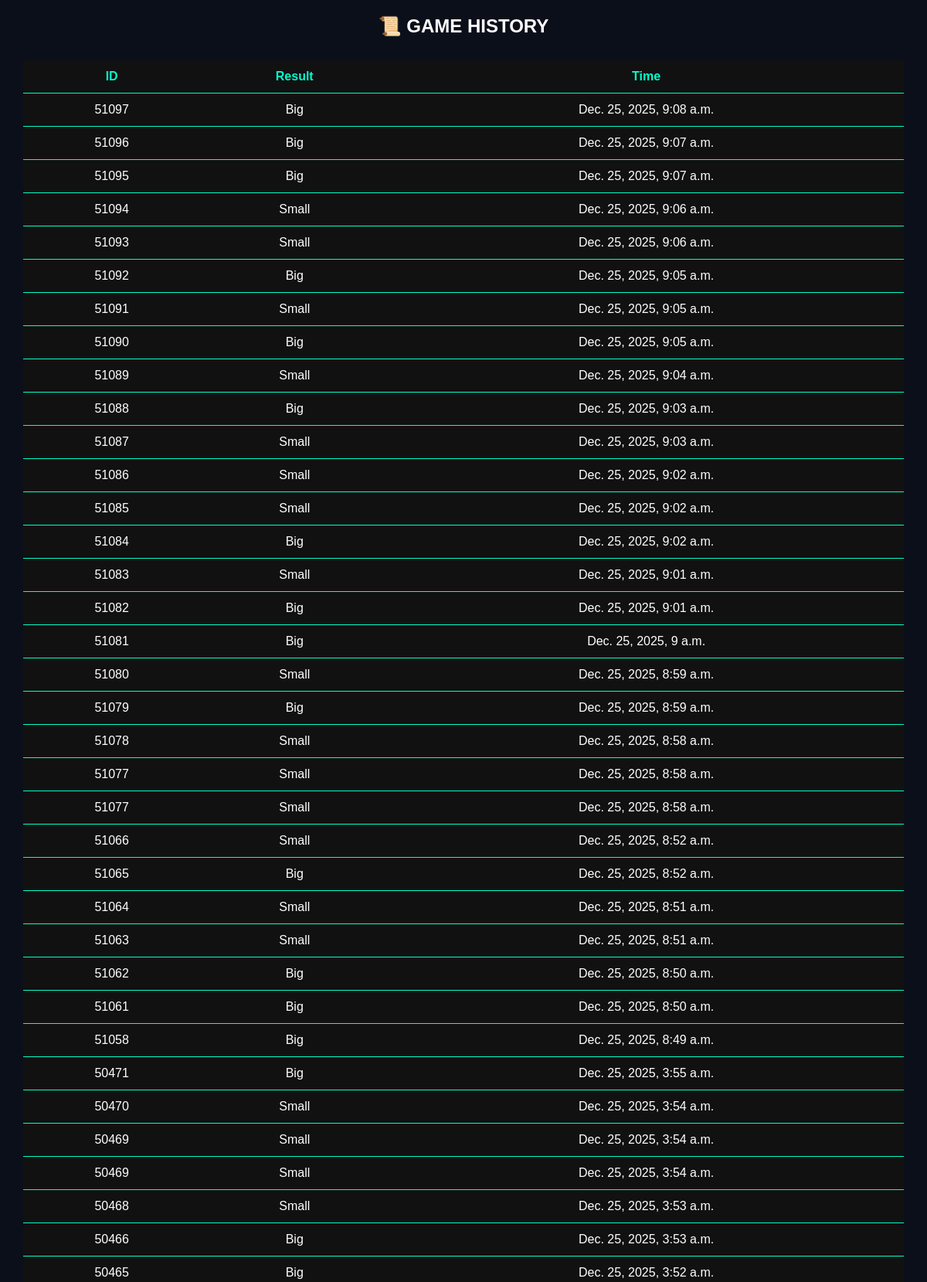
Page /history/ (signed in, upper part) on the committed database.
### game/models.py (models this page shows, shortened)
class GameHistory(models.Model):
    user = models.ForeignKey(User, on_delete=models.CASCADE)
    game_id = models.CharField(max_length=5)
    result = models.CharField(max_length=5)
    created_at = models.DateTimeField(auto_now_add=True)

### game/views.py (the view)
# urls.py: path("history/", views.history_page, name="history"),
def history_page(request):
    if "user_id" not in request.session:
        return redirect("login")
    user = User.objects.get(id=request.session["user_id"])
    history = GameHistory.objects.filter(user=user).order_by("-created_at")
    return render(request, "history.html", {"history": history})

### templates/history.html (shortened to what this page needs)
<!DOCTYPE html>
<html>
<head>
</head>
<body>
<h2>📜 GAME HISTORY</h2>
<div class="table-box">
<table>
  <tr>
    <th>ID</th>
    <th>Result</th>
    <th>Time</th>
  </tr>
  {% for h in history %}
  <tr>
    <td>{{ h.game_id }}</td>
    <td>{{ h.result }}</td>
    <td>{{ h.created_at }}</td>
  </tr>
  {% empty %}
  <tr><td colspan="3">No history yet</td></tr>
  {% endfor %}
</table>
</div>
</body>
</html>

### templates/history.html (style rules this page uses)
body { background:#0b0f1a; color:white; font-family:Arial; margin:0; text-align:center; }
.table-box { width: 95%; margin: 30px auto; overflow-x: auto; }
table { width: 100%; min-width: 400px; border-collapse: collapse; background:#111; box-shadow:0 0 20px #00ffcc; }
th, td { padding: 12px; border-bottom: 1px solid #00ffcc; }
th { color:#00ffcc; }

### rows in the picture
GameHistory: game_id "51097", result "Big", created_at "Dec. 25, 2025, 9:08 a.m."
GameHistory: game_id "51096", result "Big", created_at "Dec. 25, 2025, 9:07 a.m."
GameHistory: game_id "51095", result "Big", created_at "Dec. 25, 2025, 9:07 a.m."
GameHistory: game_id "51094", result "Small", created_at "Dec. 25, 2025, 9:06 a.m."
GameHistory: game_id "51093", result "Small", created_at "Dec. 25, 2025, 9:06 a.m."
GameHistory: game_id "51092", result "Big", created_at "Dec. 25, 2025, 9:05 a.m."
GameHistory: game_id "51091", result "Small", created_at "Dec. 25, 2025, 9:05 a.m."
GameHistory: game_id "51090", result "Big", created_at "Dec. 25, 2025, 9:05 a.m."
GameHistory: game_id "51089", result "Small", created_at "Dec. 25, 2025, 9:04 a.m."
GameHistory: game_id "51088", result "Big", created_at "Dec. 25, 2025, 9:03 a.m."
GameHistory: game_id "51087", result "Small", created_at "Dec. 25, 2025, 9:03 a.m."
GameHistory: game_id "51086", result "Small", created_at "Dec. 25, 2025, 9:02 a.m."
GameHistory: game_id "51085", result "Small", created_at "Dec. 25, 2025, 9:02 a.m."
GameHistory: game_id "51084", result "Big", created_at "Dec. 25, 2025, 9:02 a.m."
GameHistory: game_id "51083", result "Small", created_at "Dec. 25, 2025, 9:01 a.m."
GameHistory: game_id "51082", result "Big", created_at "Dec. 25, 2025, 9:01 a.m."
GameHistory: game_id "51081", result "Big", created_at "Dec. 25, 2025, 9 a.m."
GameHistory: game_id "51080", result "Small", created_at "Dec. 25, 2025, 8:59 a.m."
GameHistory: game_id "51079", result "Big", created_at "Dec. 25, 2025, 8:59 a.m."
GameHistory: game_id "51078", result "Small", created_at "Dec. 25, 2025, 8:58 a.m."
GameHistory: game_id "51077", result "Small", created_at "Dec. 25, 2025, 8:58 a.m."
GameHistory: game_id "51077", result "Small", created_at "Dec. 25, 2025, 8:58 a.m."
GameHistory: game_id "51066", result "Small", created_at "Dec. 25, 2025, 8:52 a.m."
GameHistory: game_id "51065", result "Big", created_at "Dec. 25, 2025, 8:52 a.m."
GameHistory: game_id "51064", result "Small", created_at "Dec. 25, 2025, 8:51 a.m."
GameHistory: game_id "51063", result "Small", created_at "Dec. 25, 2025, 8:51 a.m."
GameHistory: game_id "51062", result "Big", created_at "Dec. 25, 2025, 8:50 a.m."
GameHistory: game_id "51061", result "Big", created_at "Dec. 25, 2025, 8:50 a.m."
GameHistory: game_id "51058", result "Big", created_at "Dec. 25, 2025, 8:49 a.m."
GameHistory: game_id "50471", result "Big", created_at "Dec. 25, 2025, 3:55 a.m."
GameHistory: game_id "50470", result "Small", created_at "Dec. 25, 2025, 3:54 a.m."
GameHistory: game_id "50469", result "Small", created_at "Dec. 25, 2025, 3:54 a.m."
GameHistory: game_id "50469", result "Small", created_at "Dec. 25, 2025, 3:54 a.m."
GameHistory: game_id "50468", result "Small", created_at "Dec. 25, 2025, 3:53 a.m."
GameHistory: game_id "50466", result "Big", created_at "Dec. 25, 2025, 3:53 a.m."
GameHistory: game_id "50465", result "Big", created_at "Dec. 25, 2025, 3:52 a.m."
